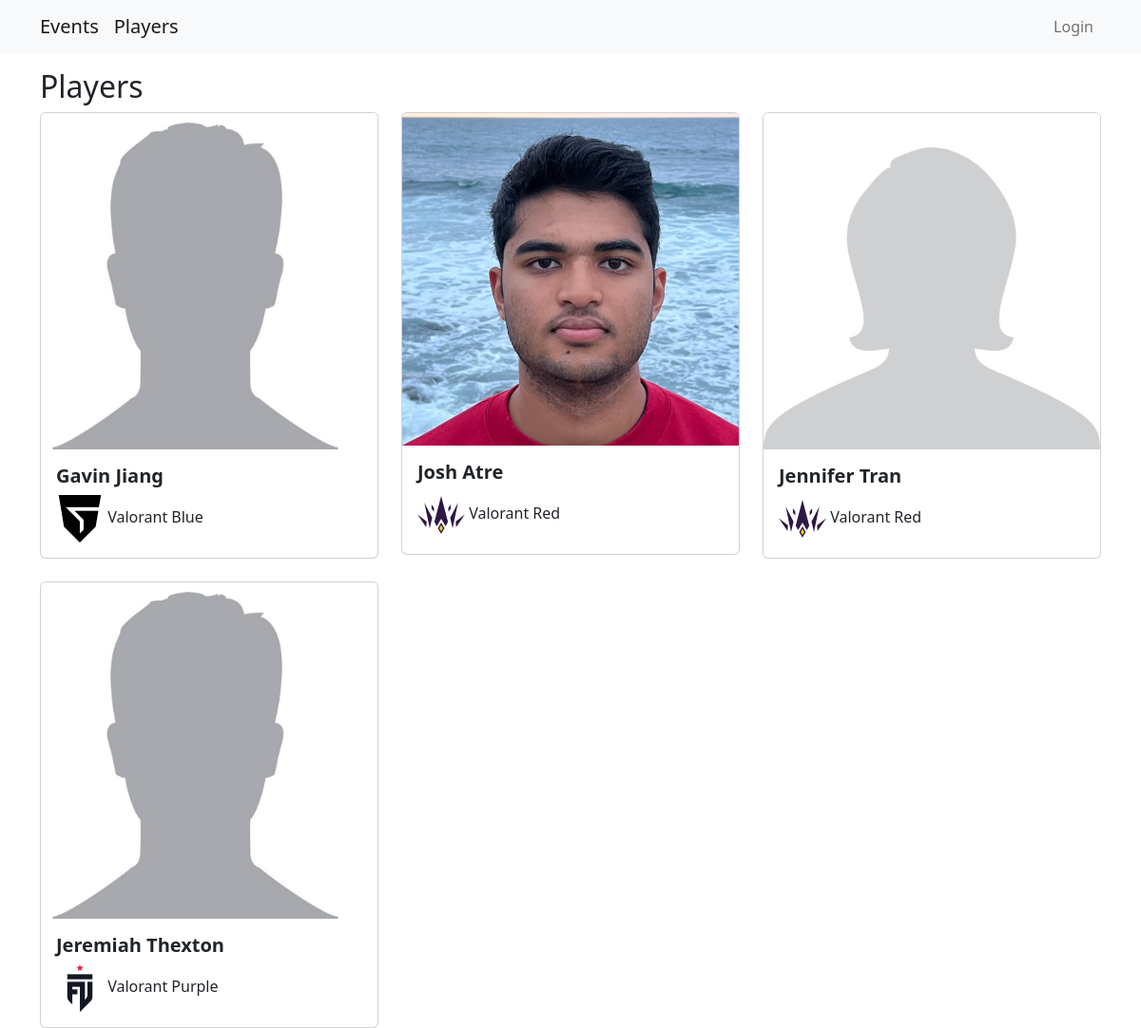
The app's page /players/, older data.
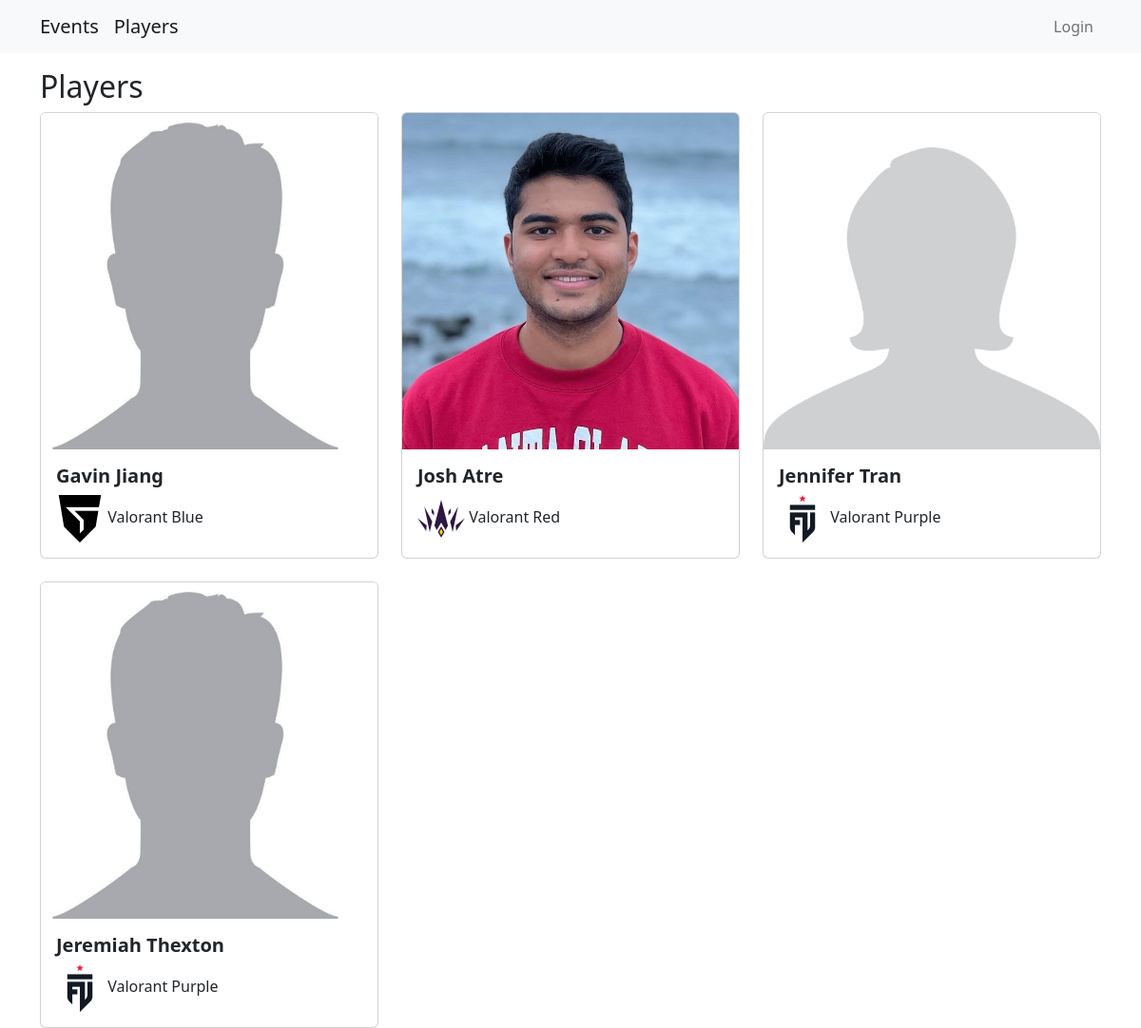
The same page, newer data.
### teams/models.py (models this page shows, shortened)
class Player(models.Model):
    name = models.CharField(max_length=100)
    email = models.EmailField()
    discord = models.CharField(max_length=100)
    rank = models.CharField(max_length=100)
    rank_division = models.IntegerField()
    team = models.ForeignKey(Team, on_delete=models.CASCADE)
    profile_photo = models.ImageField(upload_to="teams/images/")

class Team(models.Model):
    color = models.CharField(max_length=50)
    game = models.CharField(max_length=100)
    logo = models.ImageField(upload_to="teams/images/", blank=True)
    def __str__(self):
        return f"{self.game} {self.color}"

### teams/views.py (the view)
# urls.py: path('players/', teamsViews.players, name='players'),
def players(request):
    players = Player.objects.all()
    return render(request, 'players.html', {'players': players})

### teams/templates/players.html
{% extends 'base.html' %}
{% block content %}
    <h2>Players</h2>
    <div class="row row-cols-1 row-cols-md-3 g-4">
        {% for player in players %}
            <div v-for="movie in movies" class="col">
                <div class="card">
                    <img class="card-img-top" src="{{ player.profile_photo.url }}" />
                    <div class="card-body">
                        <h5 class="card-title fw-bold">{{ player.name }}</h5>
                        <img style="width:50px" src="{{ player.team.logo.url }}" />
                        <span class="card-text">{{ player.team }}</span>
                    </div>
                </div>
            </div>
        {% endfor %}
    </div>
{% endblock content %}

### main/templates/base.html (shortened to what this page needs)
<!DOCTYPE html>
<html>
    <head>
        <link href="https://cdn.jsdelivr.net/npm/bootstrap@5.2.2/dist/css/bootstrap.min.css" rel="stylesheet">
    </head>
    <body>
        <nav class="navbar navbar-expand-lg navbar-light bg-light mb-3">
            <div class="container">
                <a class="navbar-brand" href="{% url 'events' %}">Events</a>
                <a class="navbar-brand" href="{% url 'players' %}">Players</a>
                <div class="collapse navbar-collapse" id="navbarNavAltMarkup">
                    <div class="navbar-nav ms-auto">
                        {% if user.is_authenticated %}
                            <a class="nav-link" href="{% url 'logoutaccount' %}">Logout ({{ user.username }})</a>
                        {% else %}
                            <a class="nav-link" href="{% url 'loginaccount' %}">Login</a>
                        {% endif %}
                    </div>
                </div>
            </div>
        </nav>
        <div class="container">
            {% block content %}
            {% endblock content %}
        </div>
    </body>
</html>

Row changes from the older to the newer data that the page shows:
changed Player "Josh Atre": profile_photo: a different picture
changed Player "Jennifer Tran": team.logo: a different picture; team "Valorant Red" → "Valorant Purple"
